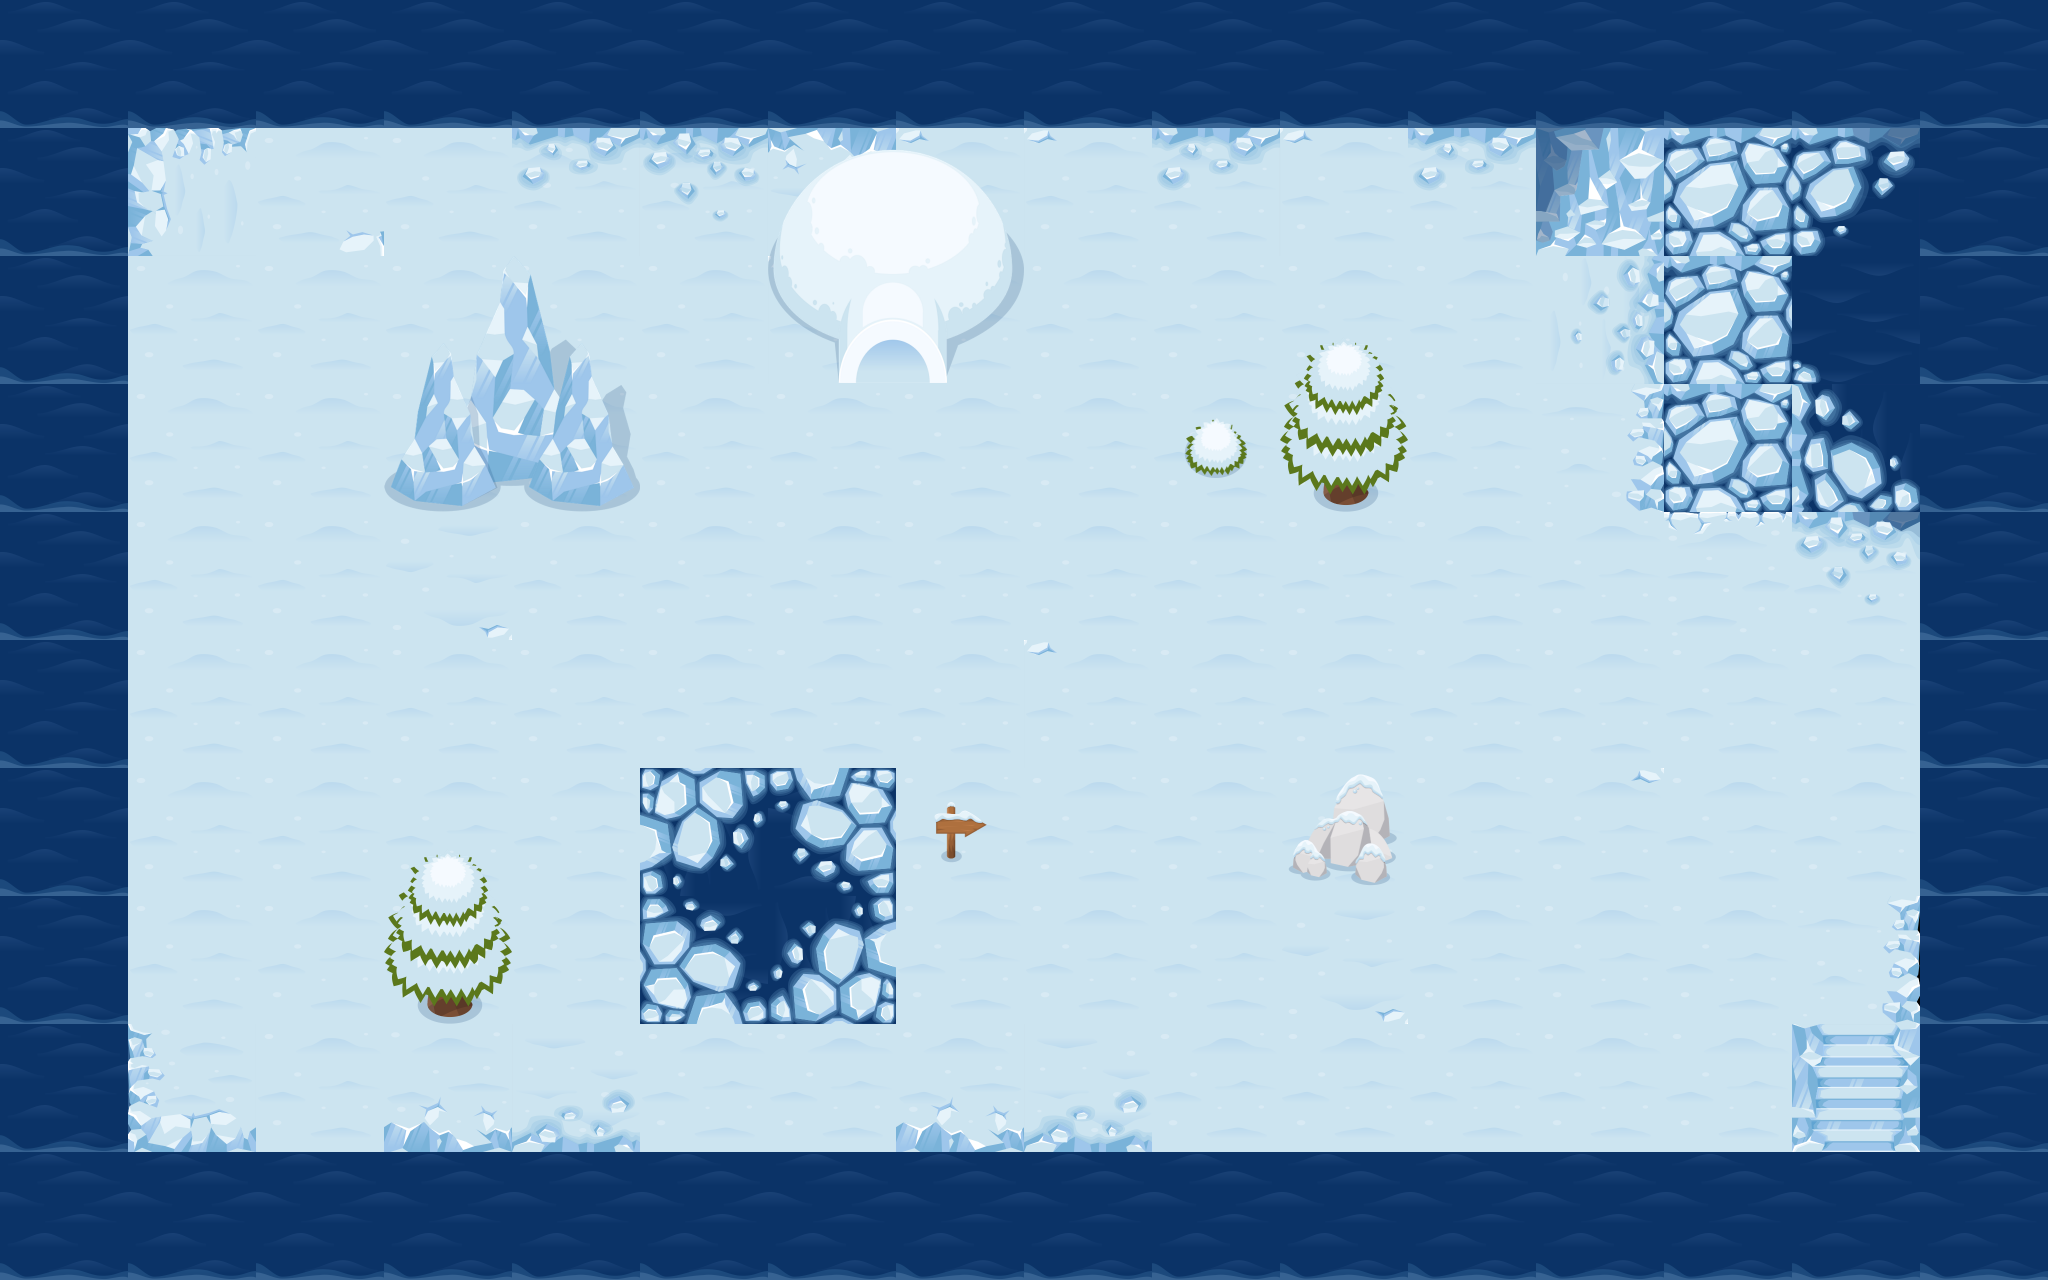

A 2D game scene composited from a Tiled map and its tileset images. What follows is a short description and the map's XML, with each tile layer's data collapsed to a summary:
An orthogonal 16x10 tile map with 128x128 px tiles, 2 tile layers (background, block).

<map version="1.0" tiledversion="1.0.3" orientation="orthogonal" renderorder="right-down" width="16" height="10" tilewidth="128" tileheight="128" nextobjectid="1">
 <tileset firstgid="1" source="snow128_16x10_v01.tsx" />
 <layer name="background" width="16" height="10">
  <data>[160 cells, 112 non-empty, 14 distinct tile ids]</data>
 </layer>
 <layer name="block" width="16" height="10">
  <data>[160 cells, 74 non-empty, 20 distinct tile ids]</data>
 </layer>
</map>